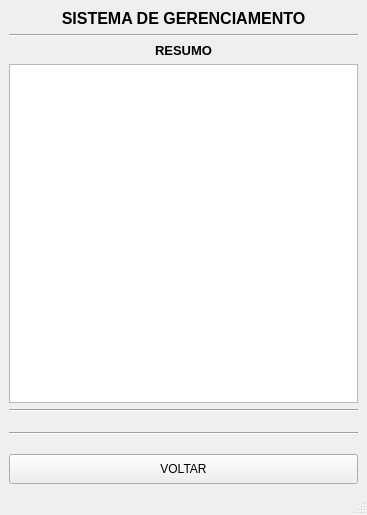
<?xml version="1.0" encoding="UTF-8"?>
<ui version="4.0">
 <class>MainWindow</class>
 <widget class="QMainWindow" name="MainWindow">
  <property name="geometry">
   <rect>
    <x>0</x>
    <y>0</y>
    <width>367</width>
    <height>515</height>
   </rect>
  </property>
  <property name="windowTitle">
   <string>MainWindow</string>
  </property>
  <widget class="QWidget" name="centralwidget">
   <layout class="QGridLayout" name="gridLayout">
    <item row="0" column="0">
     <widget class="QLabel" name="label">
      <property name="minimumSize">
       <size>
        <width>30</width>
        <height>0</height>
       </size>
      </property>
      <property name="maximumSize">
       <size>
        <width>16777215</width>
        <height>30</height>
       </size>
      </property>
      <property name="font">
       <font>
        <pointsize>12</pointsize>
        <weight>75</weight>
        <italic>false</italic>
        <bold>true</bold>
        <underline>false</underline>
        <strikeout>false</strikeout>
        <kerning>true</kerning>
       </font>
      </property>
      <property name="text">
       <string>SISTEMA DE GERENCIAMENTO</string>
      </property>
      <property name="alignment">
       <set>Qt::AlignCenter</set>
      </property>
     </widget>
    </item>
    <item row="3" column="0">
     <widget class="QTableView" name="tabelaResumo"/>
    </item>
    <item row="4" column="0">
     <widget class="Line" name="line_2">
      <property name="orientation">
       <enum>Qt::Horizontal</enum>
      </property>
     </widget>
    </item>
    <item row="1" column="0">
     <widget class="Line" name="line">
      <property name="orientation">
       <enum>Qt::Horizontal</enum>
      </property>
     </widget>
    </item>
    <item row="5" column="0">
     <layout class="QVBoxLayout" name="verticalLayout_2">
      <item>
       <widget class="Line" name="line_3">
        <property name="minimumSize">
         <size>
          <width>0</width>
          <height>30</height>
         </size>
        </property>
        <property name="orientation">
         <enum>Qt::Horizontal</enum>
        </property>
       </widget>
      </item>
      <item>
       <widget class="QPushButton" name="btn_voltar">
        <property name="minimumSize">
         <size>
          <width>45</width>
          <height>30</height>
         </size>
        </property>
        <property name="text">
         <string>VOLTAR</string>
        </property>
       </widget>
      </item>
     </layout>
    </item>
    <item row="2" column="0">
     <widget class="QLabel" name="label_2">
      <property name="maximumSize">
       <size>
        <width>16777215</width>
        <height>30</height>
       </size>
      </property>
      <property name="font">
       <font>
        <pointsize>10</pointsize>
        <weight>75</weight>
        <bold>true</bold>
       </font>
      </property>
      <property name="text">
       <string>RESUMO</string>
      </property>
      <property name="alignment">
       <set>Qt::AlignCenter</set>
      </property>
     </widget>
    </item>
   </layout>
  </widget>
  <widget class="QMenuBar" name="menubar">
   <property name="geometry">
    <rect>
     <x>0</x>
     <y>0</y>
     <width>367</width>
     <height>21</height>
    </rect>
   </property>
  </widget>
  <widget class="QStatusBar" name="statusbar"/>
 </widget>
 <resources/>
 <connections/>
</ui>
